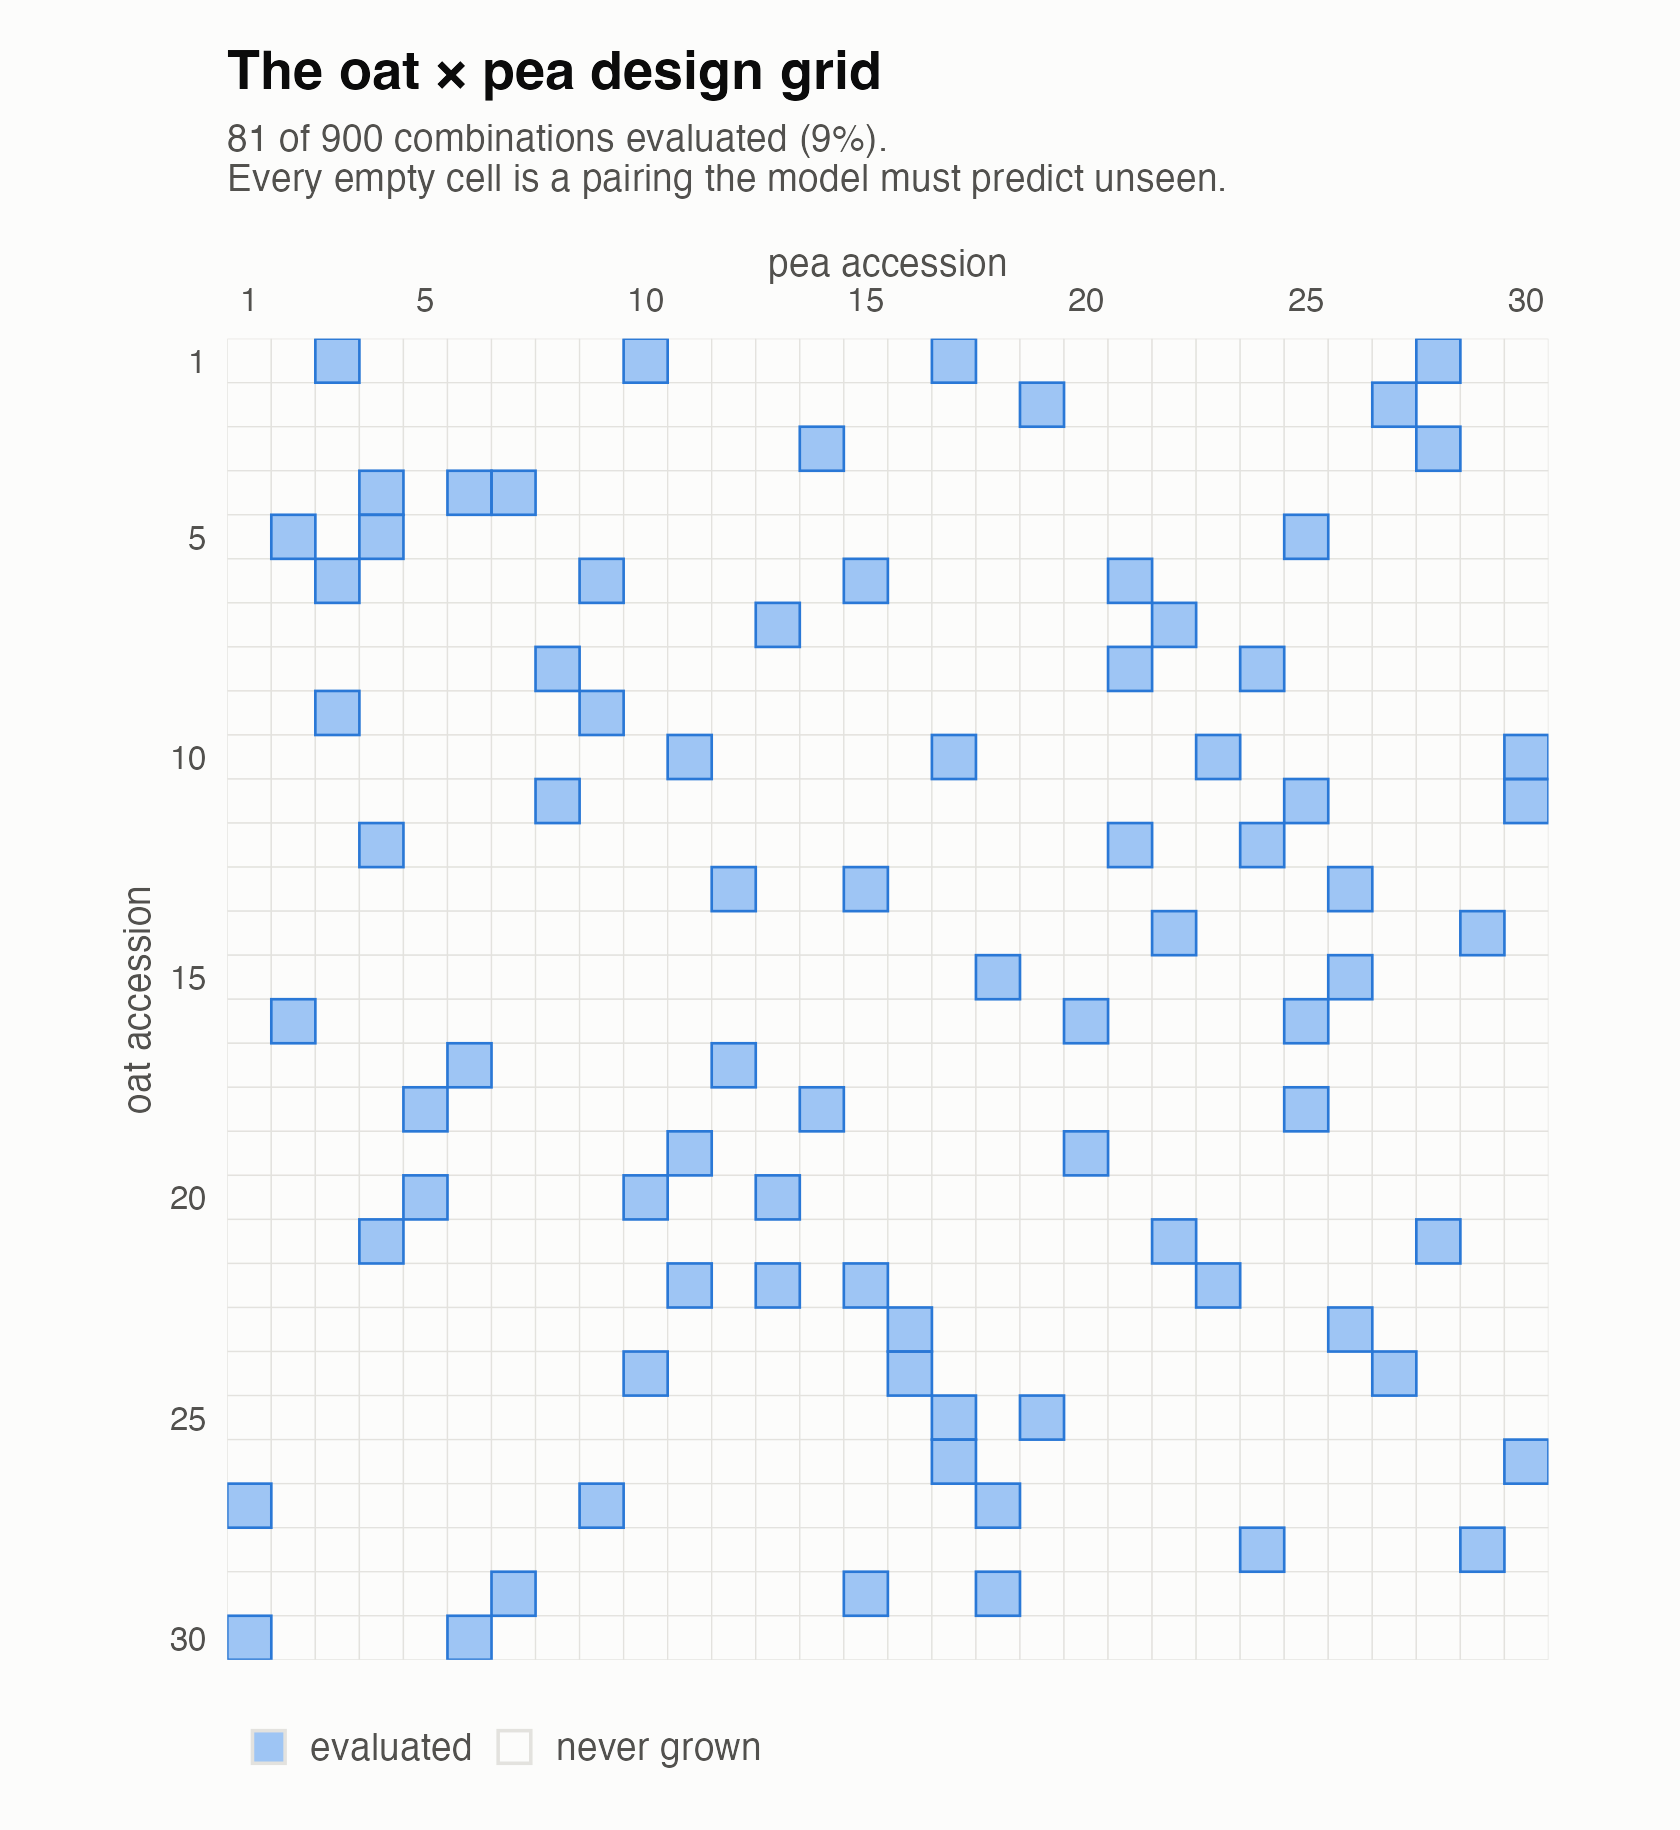

The script that saved this image:
# ============================================================
# THE OAT x PEA DESIGN GRID, AT 9% OF COMBINATIONS EVALUATED
#
#   Rscript docs/figures/oat_pea_grid.R
#   Rscript docs/figures/oat_pea_grid.R --n-acc 30 --sparsity 0.09 --seed 7
#   Rscript docs/figures/oat_pea_grid.R --random        # unconstrained draw
#
# Oats on the rows, peas on the columns, one cell per possible pairing. A filled
# cell was evaluated; an empty one is a pairing nobody grew. The point of the
# picture is how much of the grid stays empty: at 9% observed, 819 of 900 cells
# carry no data, and every one of them is a combination the model has to predict
# without ever having seen it.
#
# WHICH CELLS GET FILLED. By default this uses the simulation's own sampler,
# sample_combinations() in code/sim_generate.R, so the pattern is the one the
# simulation actually draws rather than a generic scatter. That sampler builds
# the design from rounds of random oat-to-pea matching, which guarantees every
# accession appears a minimum number of times -- a real design would not leave an
# entry unevaluated.
#
# It needs `min_per_acc` lowered to 2 here. The default is
# SIM_MIN_PER_ACC = 3, which at 30 x 30 would need 3 x 30 = 90 observations, and
# 9% of 900 is 81 -- so the sampler refuses, correctly. The constraint binds
# because the figure uses a deliberately small panel; the simulation's own cells
# at this density run 200 or 400 accessions, where 9% is thousands of plots.
#
# --random draws 81 cells uniformly instead, which leaves some rows and columns
# completely empty. Worth looking at once: it shows what the minimum-per-
# accession constraint is buying.
#
# Output: docs/figures/oat_pea_grid.png
# ============================================================

library(tidyverse)

here::i_am("docs/figures/oat_pea_grid.R")

source(here::here("code", "sim_config.R"))
source(here::here("code", "sim_generate.R"))

args <- commandArgs(trailingOnly = TRUE)
arg_value <- function(flag, default) {
  i <- match(flag, args)
  if (is.na(i) || i == length(args)) default else args[i + 1]
}

n_acc       <- as.integer(arg_value("--n-acc", "30"))
sparsity    <- as.numeric(arg_value("--sparsity", "0.09"))
min_per_acc <- as.integer(arg_value("--min-per-acc", "2"))
seed        <- as.integer(arg_value("--seed", "7"))
random      <- "--random" %in% args

out_dir <- here::here("docs", "figures")
dir.create(out_dir, showWarnings = FALSE, recursive = TRUE)

# ------------------------------------------------------------
# The cells
#
# sample_combinations() returns a data frame of (oat, pea) index pairs. The
# `--random` branch is a plain uniform draw over the grid, for contrast.
# ------------------------------------------------------------

set.seed(seed)
n_cells <- n_acc * n_acc
n_obs   <- round(sparsity * n_cells)

obs <- if (random) {
  cells <- sample(n_cells, n_obs)
  tibble::tibble(oat = ((cells - 1L) %% n_acc) + 1L,
                 pea = ((cells - 1L) %/% n_acc) + 1L)
} else {
  tibble::as_tibble(sample_combinations(n_acc, n_acc, sparsity,
                                        min_per_acc = min_per_acc))
}

grid <- tidyr::expand_grid(oat = seq_len(n_acc), pea = seq_len(n_acc)) |>
  dplyr::left_join(dplyr::mutate(obs, evaluated = TRUE),
                   by = c("oat", "pea")) |>
  dplyr::mutate(evaluated = dplyr::coalesce(evaluated, FALSE))

n_eval <- sum(grid$evaluated)
message(n_eval, " of ", n_cells, " cells evaluated (",
        round(100 * n_eval / n_cells, 1), "%)")
message("oats with no plot: ", sum(!seq_len(n_acc) %in% obs$oat),
        "   peas with no plot: ", sum(!seq_len(n_acc) %in% obs$pea))

# ------------------------------------------------------------
# The figure
#
# Every cell is drawn, which is what makes the empty ones legible as absence
# rather than as background: the grid lines are the tile borders, so there is no
# separate grid layer to align. The evaluated cells are then redrawn with a
# darker edge -- a light fill on a light surface needs that relief to hold its
# shape at this cell size.
# ------------------------------------------------------------

SURFACE   <- "#fcfcfb"   # chart surface
GRID      <- "#e3e2de"   # recessive cell borders
FILL_EVAL <- "#9ec5f4"   # light blue, sequential-blue step 200
EDGE_EVAL <- "#2a78d6"   # same hue, step 450, for relief
INK       <- "#0b0b0b"
INK_SOFT  <- "#52514e"

brks <- unique(c(1, seq(5, n_acc, by = 5)))

p <- ggplot2::ggplot(grid, ggplot2::aes(x = pea, y = oat)) +
  # all cells: fill carries the state, border is the grid
  ggplot2::geom_tile(ggplot2::aes(fill = evaluated),
                     colour = GRID, linewidth = 0.15) +
  # evaluated cells again, for the darker edge
  ggplot2::geom_tile(data = dplyr::filter(grid, evaluated),
                     fill = NA, colour = EDGE_EVAL, linewidth = 0.3) +
  ggplot2::scale_fill_manual(
    values = c(`TRUE` = FILL_EVAL, `FALSE` = SURFACE),
    labels = c(`TRUE` = "evaluated", `FALSE` = "never grown"),
    breaks = c("TRUE", "FALSE"), name = NULL) +
  # Without this the "never grown" key is surface-on-surface and invisible.
  ggplot2::guides(fill = ggplot2::guide_legend(
    override.aes = list(colour = GRID, linewidth = 0.4))) +
  # oat 1 at the top, so the picture reads like the matrix it is
  ggplot2::scale_y_reverse(breaks = brks, expand = ggplot2::expansion(0)) +
  ggplot2::scale_x_continuous(breaks = brks, position = "top",
                              expand = ggplot2::expansion(0)) +
  ggplot2::coord_equal() +
  ggplot2::labs(
    title = "The oat × pea design grid",
    # Two lines deliberately: at this figure width a single line overflows the
    # right edge, and ggplot does not wrap subtitles.
    subtitle = sprintf(
      "%d of %d combinations evaluated (%.0f%%).\nEvery empty cell is a pairing the model must predict unseen.",
      n_eval, n_cells, 100 * n_eval / n_cells),
    x = "pea accession", y = "oat accession") +
  ggplot2::theme_minimal(base_size = 11) +
  ggplot2::theme(
    plot.background   = ggplot2::element_rect(fill = SURFACE, colour = NA),
    panel.background  = ggplot2::element_rect(fill = SURFACE, colour = NA),
    panel.grid        = ggplot2::element_blank(),
    plot.title        = ggplot2::element_text(colour = INK, face = "bold",
                                              size = 13),
    plot.subtitle     = ggplot2::element_text(colour = INK_SOFT, size = 9,
                                              margin = ggplot2::margin(b = 10)),
    axis.title        = ggplot2::element_text(colour = INK_SOFT, size = 9),
    axis.text         = ggplot2::element_text(colour = INK_SOFT, size = 8),
    axis.ticks        = ggplot2::element_blank(),
    legend.position   = "bottom",
    legend.justification = "left",
    legend.key.size   = ggplot2::unit(9, "pt"),
    legend.text       = ggplot2::element_text(colour = INK_SOFT, size = 9),
    plot.margin       = ggplot2::margin(12, 14, 10, 12))

out <- file.path(out_dir, "oat_pea_grid.png")
ggplot2::ggsave(out, p, width = 5.6, height = 6.1, dpi = 300, bg = SURFACE)
message("wrote ", out)
